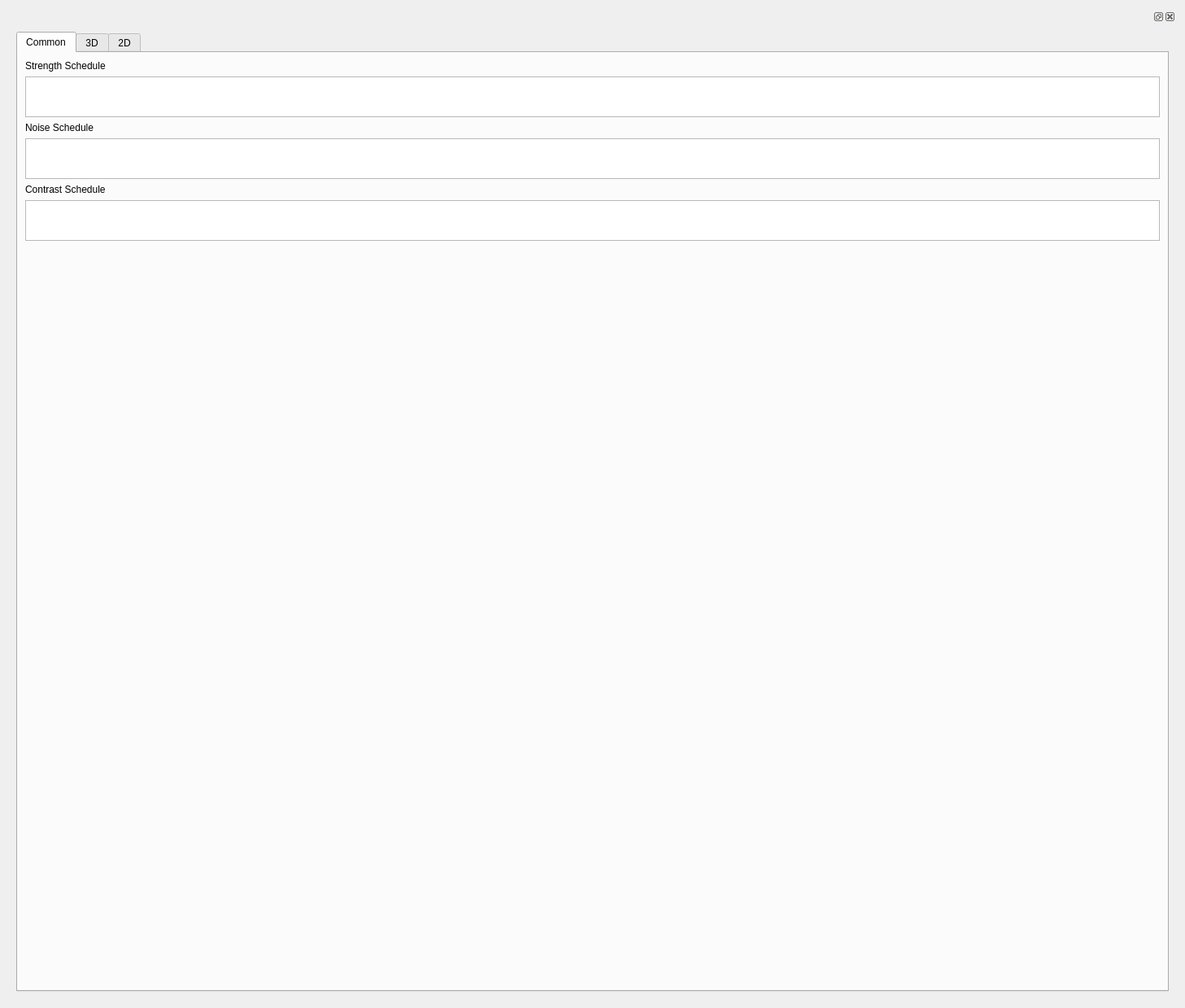
<?xml version="1.0" encoding="UTF-8"?>
<ui version="4.0">
 <class>Form</class>
 <widget class="QWidget" name="Form">
  <property name="geometry">
   <rect>
    <x>0</x>
    <y>0</y>
    <width>1457</width>
    <height>1239</height>
   </rect>
  </property>
  <property name="windowTitle">
   <string>Form</string>
  </property>
  <layout class="QVBoxLayout" name="verticalLayout">
   <item>
    <widget class="QDockWidget" name="dockWidget">
     <widget class="QWidget" name="dockWidgetContents">
      <layout class="QVBoxLayout" name="verticalLayout_2">
       <item>
        <widget class="QTabWidget" name="tabWidget">
         <property name="currentIndex">
          <number>0</number>
         </property>
         <widget class="QWidget" name="tab_2">
          <attribute name="title">
           <string>Common</string>
          </attribute>
          <layout class="QGridLayout" name="gridLayout_3">
           <item row="1" column="0">
            <widget class="QTextEdit" name="strength_sched">
             <property name="maximumSize">
              <size>
               <width>16777215</width>
               <height>50</height>
              </size>
             </property>
             <property name="acceptRichText">
              <bool>false</bool>
             </property>
            </widget>
           </item>
           <item row="2" column="0">
            <widget class="QLabel" name="label_14">
             <property name="text">
              <string>Noise Schedule</string>
             </property>
            </widget>
           </item>
           <item row="3" column="0">
            <widget class="QTextEdit" name="noise_sched">
             <property name="maximumSize">
              <size>
               <width>16777215</width>
               <height>50</height>
              </size>
             </property>
            </widget>
           </item>
           <item row="5" column="0">
            <widget class="QTextEdit" name="contrast_sched">
             <property name="maximumSize">
              <size>
               <width>16777215</width>
               <height>50</height>
              </size>
             </property>
            </widget>
           </item>
           <item row="4" column="0">
            <widget class="QLabel" name="label_29">
             <property name="text">
              <string>Contrast Schedule</string>
             </property>
            </widget>
           </item>
           <item row="6" column="0">
            <spacer name="verticalSpacer_5">
             <property name="orientation">
              <enum>Qt::Vertical</enum>
             </property>
             <property name="sizeHint" stdset="0">
              <size>
               <width>20</width>
               <height>40</height>
              </size>
             </property>
            </spacer>
           </item>
           <item row="0" column="0">
            <widget class="QLabel" name="label_13">
             <property name="text">
              <string>Strength Schedule</string>
             </property>
            </widget>
           </item>
          </layout>
         </widget>
         <widget class="QWidget" name="tab">
          <attribute name="title">
           <string>3D</string>
          </attribute>
          <layout class="QGridLayout" name="gridLayout">
           <item row="3" column="0">
            <widget class="QTextEdit" name="rot_y">
             <property name="maximumSize">
              <size>
               <width>16777215</width>
               <height>50</height>
              </size>
             </property>
            </widget>
           </item>
           <item row="1" column="0">
            <widget class="QTextEdit" name="rot_x">
             <property name="maximumSize">
              <size>
               <width>16777215</width>
               <height>50</height>
              </size>
             </property>
            </widget>
           </item>
           <item row="5" column="0">
            <widget class="QTextEdit" name="rot_z">
             <property name="maximumSize">
              <size>
               <width>16777215</width>
               <height>50</height>
              </size>
             </property>
            </widget>
           </item>
           <item row="0" column="0">
            <widget class="QLabel" name="label">
             <property name="text">
              <string>Rotation X</string>
             </property>
            </widget>
           </item>
           <item row="1" column="1">
            <widget class="QTextEdit" name="trans_x">
             <property name="maximumSize">
              <size>
               <width>16777215</width>
               <height>50</height>
              </size>
             </property>
            </widget>
           </item>
           <item row="3" column="1">
            <widget class="QTextEdit" name="trans_y">
             <property name="maximumSize">
              <size>
               <width>16777215</width>
               <height>50</height>
              </size>
             </property>
            </widget>
           </item>
           <item row="5" column="1">
            <widget class="QTextEdit" name="trans_z">
             <property name="maximumSize">
              <size>
               <width>16777215</width>
               <height>50</height>
              </size>
             </property>
            </widget>
           </item>
           <item row="0" column="1">
            <widget class="QLabel" name="label_2">
             <property name="text">
              <string>Translation X</string>
             </property>
            </widget>
           </item>
           <item row="2" column="1">
            <widget class="QLabel" name="label_4">
             <property name="text">
              <string>Translation Y</string>
             </property>
            </widget>
           </item>
           <item row="4" column="0">
            <widget class="QLabel" name="label_5">
             <property name="text">
              <string>Rotation Z</string>
             </property>
            </widget>
           </item>
           <item row="4" column="1">
            <widget class="QLabel" name="label_6">
             <property name="text">
              <string>Translation Z</string>
             </property>
            </widget>
           </item>
           <item row="2" column="0">
            <widget class="QLabel" name="label_3">
             <property name="text">
              <string>Rotation Y</string>
             </property>
            </widget>
           </item>
           <item row="6" column="0">
            <spacer name="verticalSpacer">
             <property name="orientation">
              <enum>Qt::Vertical</enum>
             </property>
             <property name="sizeHint" stdset="0">
              <size>
               <width>20</width>
               <height>40</height>
              </size>
             </property>
            </spacer>
           </item>
           <item row="6" column="1">
            <spacer name="verticalSpacer_2">
             <property name="orientation">
              <enum>Qt::Vertical</enum>
             </property>
             <property name="sizeHint" stdset="0">
              <size>
               <width>20</width>
               <height>40</height>
              </size>
             </property>
            </spacer>
           </item>
          </layout>
         </widget>
         <widget class="QWidget" name="d2">
          <attribute name="title">
           <string>2D</string>
          </attribute>
          <layout class="QGridLayout" name="gridLayout_2">
           <item row="0" column="1">
            <widget class="QLabel" name="label_8">
             <property name="text">
              <string>Zoom</string>
             </property>
            </widget>
           </item>
           <item row="2" column="0">
            <widget class="QLabel" name="label_9">
             <property name="text">
              <string>Perspective Flip Theta</string>
             </property>
            </widget>
           </item>
           <item row="2" column="1">
            <widget class="QLabel" name="label_10">
             <property name="text">
              <string>Perspective Flip Phi</string>
             </property>
            </widget>
           </item>
           <item row="0" column="0">
            <widget class="QLabel" name="label_7">
             <property name="text">
              <string>Angle</string>
             </property>
            </widget>
           </item>
           <item row="4" column="0">
            <widget class="QLabel" name="label_11">
             <property name="text">
              <string>Perspective Flip Gamma</string>
             </property>
            </widget>
           </item>
           <item row="4" column="1">
            <widget class="QLabel" name="label_12">
             <property name="text">
              <string>Perspective Flip Fv</string>
             </property>
            </widget>
           </item>
           <item row="3" column="1">
            <widget class="QTextEdit" name="persp_phi">
             <property name="maximumSize">
              <size>
               <width>16777215</width>
               <height>50</height>
              </size>
             </property>
            </widget>
           </item>
           <item row="5" column="0">
            <widget class="QTextEdit" name="persp_gamma">
             <property name="maximumSize">
              <size>
               <width>16777215</width>
               <height>50</height>
              </size>
             </property>
            </widget>
           </item>
           <item row="1" column="1">
            <widget class="QTextEdit" name="zoom">
             <property name="maximumSize">
              <size>
               <width>16777215</width>
               <height>50</height>
              </size>
             </property>
            </widget>
           </item>
           <item row="3" column="0">
            <widget class="QTextEdit" name="persp_theta">
             <property name="maximumSize">
              <size>
               <width>16777215</width>
               <height>50</height>
              </size>
             </property>
            </widget>
           </item>
           <item row="1" column="0">
            <widget class="QTextEdit" name="angle">
             <property name="maximumSize">
              <size>
               <width>16777215</width>
               <height>50</height>
              </size>
             </property>
            </widget>
           </item>
           <item row="5" column="1">
            <widget class="QTextEdit" name="persp_fv">
             <property name="maximumSize">
              <size>
               <width>16777215</width>
               <height>50</height>
              </size>
             </property>
            </widget>
           </item>
           <item row="6" column="0">
            <spacer name="verticalSpacer_6">
             <property name="orientation">
              <enum>Qt::Vertical</enum>
             </property>
             <property name="sizeHint" stdset="0">
              <size>
               <width>20</width>
               <height>40</height>
              </size>
             </property>
            </spacer>
           </item>
           <item row="6" column="1">
            <spacer name="verticalSpacer_7">
             <property name="orientation">
              <enum>Qt::Vertical</enum>
             </property>
             <property name="sizeHint" stdset="0">
              <size>
               <width>20</width>
               <height>40</height>
              </size>
             </property>
            </spacer>
           </item>
          </layout>
         </widget>
        </widget>
       </item>
      </layout>
     </widget>
    </widget>
   </item>
  </layout>
 </widget>
 <resources/>
 <connections/>
</ui>
